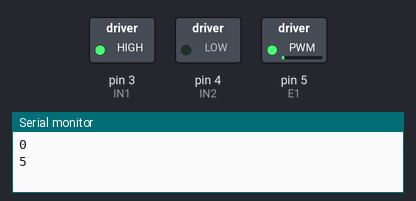
The sketch below on a simulated Arduino Uno, built with avr-gcc and run on an emulated ATmega328P. Shown: switched loads named in the sketch (green lamp = pin HIGH), the last lines printed to the serial monitor.

Above: at 0.05 s.
At 1.95 s:
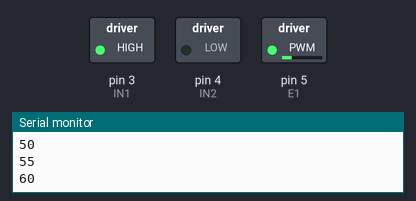
At 3.9 s:
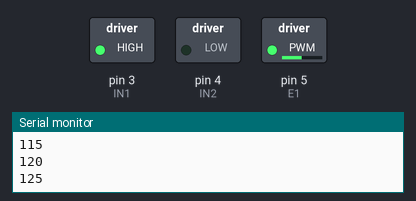
At 7.8 s:
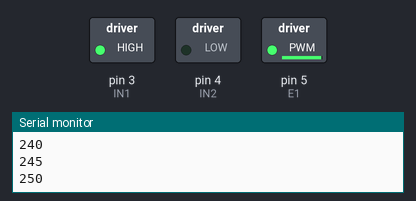
Timing chart, 0 to 9.0 s (numbered marks = the images above):
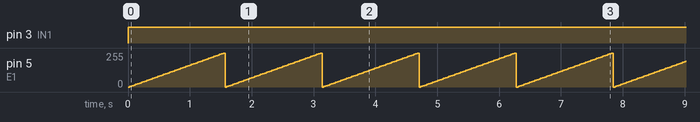

The sketch:

basic-motor-controller-l298n.ino
```cpp
int E1 = 5;
int IN1 = 3;
int IN2 = 4;

void setup()
{
  Serial.begin(9600);
  pinMode(IN1, OUTPUT);
  pinMode(IN2, OUTPUT);
}

void loop()
{
  int value;
  for(value = 0 ; value <= 255; value+=5)
  {
    digitalWrite(IN1, HIGH);
    digitalWrite(IN2, LOW);
    analogWrite(E1, value);
    Serial.println(value);
    delay(30);
  }
}
```

Measured:
- by itself, pin 3 (IN1): LOW → HIGH at 0.00 s
- by itself, pin 5 (E1): ramps from 0/255 to 255/255 and jumps back, once every 1.6 s
